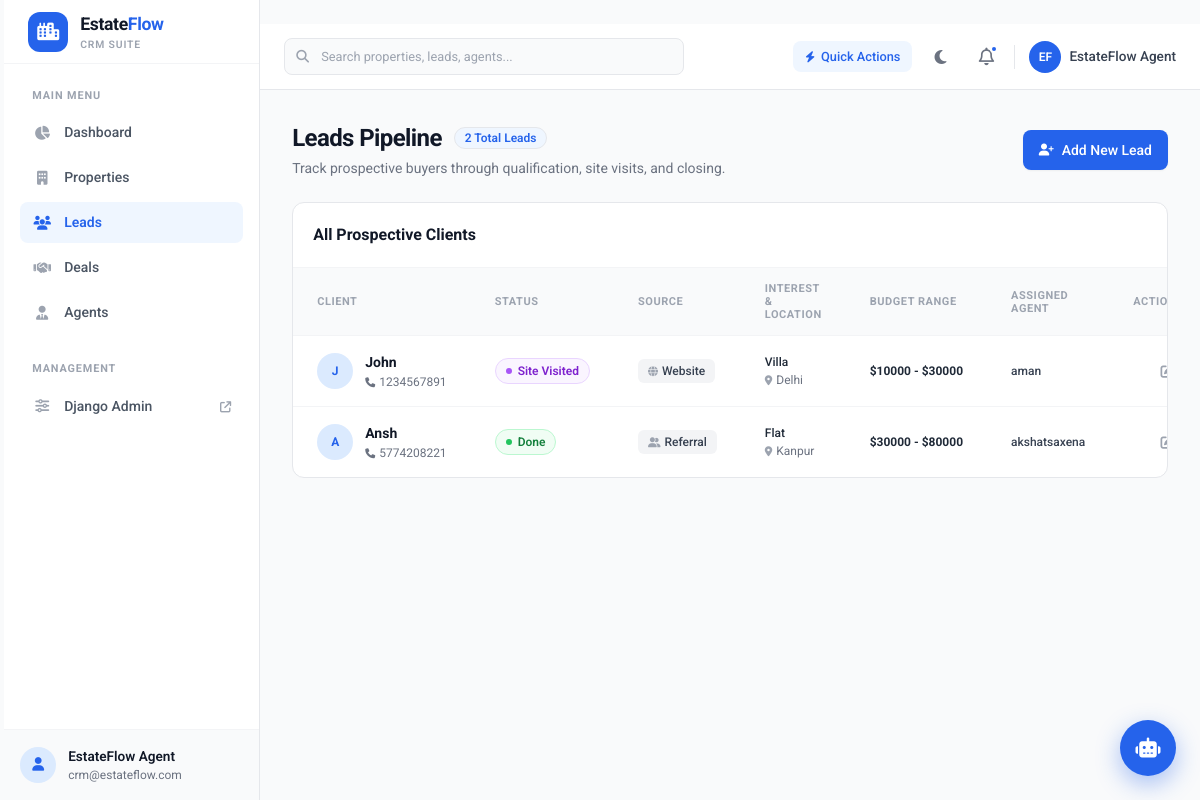
Screenshot of /leads/ with the database file from the repository.
### core/models.py (models this page shows, shortened)
class Lead(models.Model):
    class LeadStatus(models.TextChoices):
        NEW = "new", "New"
        CONTACTED = "contacted", "Contacted"
        SITE_VISITED = "site_visited", "Site Visited"
        NEGOTIATIONS = "negotiations", "Negotiations"
        LOST = "lost", "Lost"
        DONE = "done", "Done"
    class Source(models.TextChoices):
        WEBSITE = "website", "Website"
        REFERRAL = "referral", "Referral"
        WALKIN = "walkin", "Walkin"
    full_name = models.CharField(max_length=255)
    phone_number = models.CharField(max_length=10)
    source = models.CharField(max_length=12, choices=Source.choices)
    interested_property_types = models.CharField(max_length=255)
    min_budget = models.DecimalField(max_digits=12, decimal_places=2)
    max_budget = models.DecimalField(max_digits=12, decimal_places=2)
    status = models.CharField(max_length=16, choices=LeadStatus.choices)
    assigned_agent = models.ForeignKey(to=Agent, on_delete=models.DO_NOTHING)
    preferred_location = models.CharField(max_length=255)
    updated_at = models.DateTimeField(auto_now=True)
    created_at = models.DateTimeField(auto_now_add=True)

class Agent(models.Model):
    user = models.OneToOneField(to=User, on_delete=models.CASCADE)
    profile_photo = models.ImageField(
        upload_to="profiles", default="profiles/default.jpg"
    )
    phone_number = models.CharField(max_length=10)
    region = models.CharField(max_length=50)
    commission_share = models.DecimalField(max_digits=4, decimal_places=2)
    monthly_target = models.DecimalField(max_digits=12, decimal_places=2)
    created_at = models.DateTimeField(auto_now_add=True)
    def __str__(self):
        return f"agent:{self.user.username}"

### core/views.py (the view)
# urls.py: path("leads/", views.leads, name="leads"),
def leads(request):
    form = LeadForm(request.POST or None, request.FILES or None)
    if request.method == "POST" and form.is_valid():
        form.save()
        return redirect("leads")
    queryset = Lead.objects.all()
    context = {"leads": queryset, "form": form if request.method == "POST" else LeadForm()}
    return render(request, "pages/leads.html", context)

### core/forms.py
class LeadForm(forms.ModelForm):
    class Meta:
        model = Lead
        fields = "__all__"

### core/templates/pages/leads.html (shortened to what this page needs)
{% extends 'base.html' %}
{% block content %}
<div class="space-y-6">
    <div class="flex flex-col sm:flex-row sm:items-center sm:justify-between gap-4">
        <div>
            <div class="flex items-center gap-3">
                <h1 class="text-2xl font-bold text-gray-900 dark:text-white tracking-tight">Leads Pipeline</h1>
                <span class="px-2.5 py-0.5 text-xs font-semibold bg-brand-50 text-brand-600 rounded-full border border-brand-200">
                    {{ leads.count }} Total Leads
                </span>
            </div>
            <p class="text-sm text-gray-500 dark:text-gray-400 mt-1">Track prospective buyers through qualification, site visits, and closing.</p>
        </div>
        <button data-modal-open="lead-modal" class="inline-flex items-center justify-center gap-2 bg-brand-600 hover:bg-brand-700 text-white px-4 py-2.5 rounded-lg text-sm font-medium shadow-sm transition-all focus:ring-2 focus:ring-brand-500 focus:ring-offset-1">
            <i class="fa-solid fa-user-plus text-xs"></i>
            <span>Add New Lead</span>
        </button>
    </div>
    <div class="bg-white dark:bg-gray-800 rounded-xl shadow-xs border border-gray-200 dark:border-gray-700/80 overflow-hidden">
        <div class="p-4 sm:p-5 border-b border-gray-100 dark:border-gray-700 flex flex-col sm:flex-row sm:items-center sm:justify-between gap-4">
            <div class="flex items-center gap-3">
                <h2 class="font-bold text-gray-900 dark:text-white text-base">All Prospective Clients</h2>
            </div>
        </div>
        <div class="overflow-x-auto">
            <table class="w-full text-left border-collapse">
                <thead>
                    <tr class="bg-gray-50 dark:bg-gray-700/75 border-b border-gray-100 dark:border-gray-700 text-[11px] font-bold uppercase tracking-wider text-gray-400">
                        <th class="py-3.5 px-6">Client</th>
                        <th class="py-3.5 px-6">Status</th>
                        <th class="py-3.5 px-6">Source</th>
                        <th class="py-3.5 px-6">Interest & Location</th>
                        <th class="py-3.5 px-6">Budget Range</th>
                        <th class="py-3.5 px-6">Assigned Agent</th>
                        <th class="py-3.5 px-6 text-right">Actions</th>
                    </tr>
                </thead>
                <tbody class="divide-y divide-gray-100 dark:divide-gray-700 text-sm">
                    {% for lead in leads %}
                    <tr class="hover:bg-gray-50 dark:bg-gray-700/60 transition-colors">
                        <td class="py-4 px-6">
                            <div class="flex items-center gap-3">
                                <div class="w-9 h-9 rounded-full bg-brand-100 text-brand-600 flex items-center justify-center font-bold text-xs shrink-0">
                                    {{ lead.full_name|first|upper }}
                                </div>
                                <div>
                                    <p class="font-bold text-gray-900 dark:text-white">{{ lead.full_name }}</p>
                                    <a href="tel:{{ lead.phone_number }}" class="text-xs text-gray-500 dark:text-gray-400 hover:text-brand-600 transition-colors flex items-center gap-1 mt-0.5">
                                        <i class="fa-solid fa-phone text-[10px]"></i>
                                        <span>{{ lead.phone_number }}</span>
                                    </a>
                                </div>
                            </div>
                        </td>
                        <td class="py-4 px-6 whitespace-nowrap">
                            {% if lead.status == 'new' %}
                                <span class="inline-flex items-center gap-1.5 px-2.5 py-1 rounded-full text-xs font-semibold bg-blue-50 text-blue-700 border border-blue-200">
                                    <span class="w-1.5 h-1.5 rounded-full bg-blue-500"></span>New
                                </span>
                            {% elif lead.status == 'contacted' %}
                                <span class="inline-flex items-center gap-1.5 px-2.5 py-1 rounded-full text-xs font-semibold bg-yellow-50 text-yellow-700 border border-yellow-200">
                                    <span class="w-1.5 h-1.5 rounded-full bg-yellow-500"></span>Contacted
                                </span>
                            {% elif lead.status == 'site_visited' %}
                                <span class="inline-flex items-center gap-1.5 px-2.5 py-1 rounded-full text-xs font-semibold bg-purple-50 text-purple-700 border border-purple-200">
                                    <span class="w-1.5 h-1.5 rounded-full bg-purple-500"></span>Site Visited
                                </span>
                            {% elif lead.status == 'negotiations' %}
                                <span class="inline-flex items-center gap-1.5 px-2.5 py-1 rounded-full text-xs font-semibold bg-indigo-50 text-indigo-700 border border-indigo-200">
                                    <span class="w-1.5 h-1.5 rounded-full bg-indigo-500"></span>Negotiations
                                </span>
                            {% elif lead.status == 'done' %}
                                <span class="inline-flex items-center gap-1.5 px-2.5 py-1 rounded-full text-xs font-semibold bg-green-50 text-green-700 border border-green-200">
                                    <span class="w-1.5 h-1.5 rounded-full bg-green-500"></span>Done
                                </span>
                            {% else %}
                                <span class="inline-flex items-center gap-1.5 px-2.5 py-1 rounded-full text-xs font-semibold bg-red-50 text-red-700 border border-red-200">
                                    <span class="w-1.5 h-1.5 rounded-full bg-red-500"></span>Lost
                                </span>
                            {% endif %}
                        </td>
                        <td class="py-4 px-6 whitespace-nowrap">
                            <span class="inline-flex items-center gap-1 px-2.5 py-1 rounded-md text-xs font-medium bg-gray-100 text-gray-700 dark:text-gray-300 capitalize">
                                {% if lead.source == 'website' %}
                                    <i class="fa-solid fa-globe text-[10px] text-gray-400"></i>
                                {% elif lead.source == 'referral' %}
                                    <i class="fa-solid fa-user-group text-[10px] text-gray-400"></i>
                                {% else %}
                                    <i class="fa-solid fa-person-walking text-[10px] text-gray-400"></i>
                                {% endif %}
                                {{ lead.get_source_display }}
                            </span>
                        </td>
                        <td class="py-4 px-6">
                            <p class="font-medium text-gray-800 dark:text-white text-xs">{{ lead.interested_property_types|default:"General" }}</p>
                            <p class="text-xs text-gray-500 dark:text-gray-400 flex items-center gap-1 mt-0.5">
                                <i class="fa-solid fa-location-dot text-[10px] text-gray-400"></i>{{ lead.preferred_location }}
                            </p>
                        </td>
                        <td class="py-4 px-6 whitespace-nowrap text-xs font-bold text-gray-800 dark:text-white">
                            ${{ lead.min_budget|floatformat:0 }} - ${{ lead.max_budget|floatformat:0 }}
                        </td>
                        <td class="py-4 px-6 whitespace-nowrap">
                            <span class="text-xs text-gray-700 dark:text-gray-300 font-medium">
                                {{ lead.assigned_agent.user.get_full_name|default:lead.assigned_agent.user.username }}
                            </span>
                        </td>
                        <td class="py-4 px-6 text-right whitespace-nowrap">
                            <a href="{% url 'edit-lead' lead.id %}" class="inline-flex items-center justify-center w-8 h-8 rounded-lg text-gray-400 hover:text-brand-600 hover:bg-brand-50 transition-colors" title="Edit Lead">
                                <i class="fa-solid fa-pen-to-square text-sm"></i>
                            </a>
                        </td>
                    </tr>
                    {% endfor %}
                </tbody>
            </table>
        </div>
    </div>
</div>
{% endblock %}

### core/static/global.css (style rules this page uses)
* { font-family: "Roboto", sans-serif; }

### rows the page displays
Lead: full_name|first "J", full_name "John", phone_number "1234567891", status "site_visited" (drawn), source "Website", interested_property_types "Villa", preferred_location "Delhi", min_budget "10000", max_budget "30000", assigned_agent.user.get_full_name "aman"
Lead: full_name|first "A", full_name "Ansh", phone_number "5774208221", status "done" (drawn), source "Referral", interested_property_types "Flat", preferred_location "Kanpur", min_budget "30000", max_budget "80000", assigned_agent.user.get_full_name "akshatsaxena"

### other values shown
{{ leads.count }} "2"
